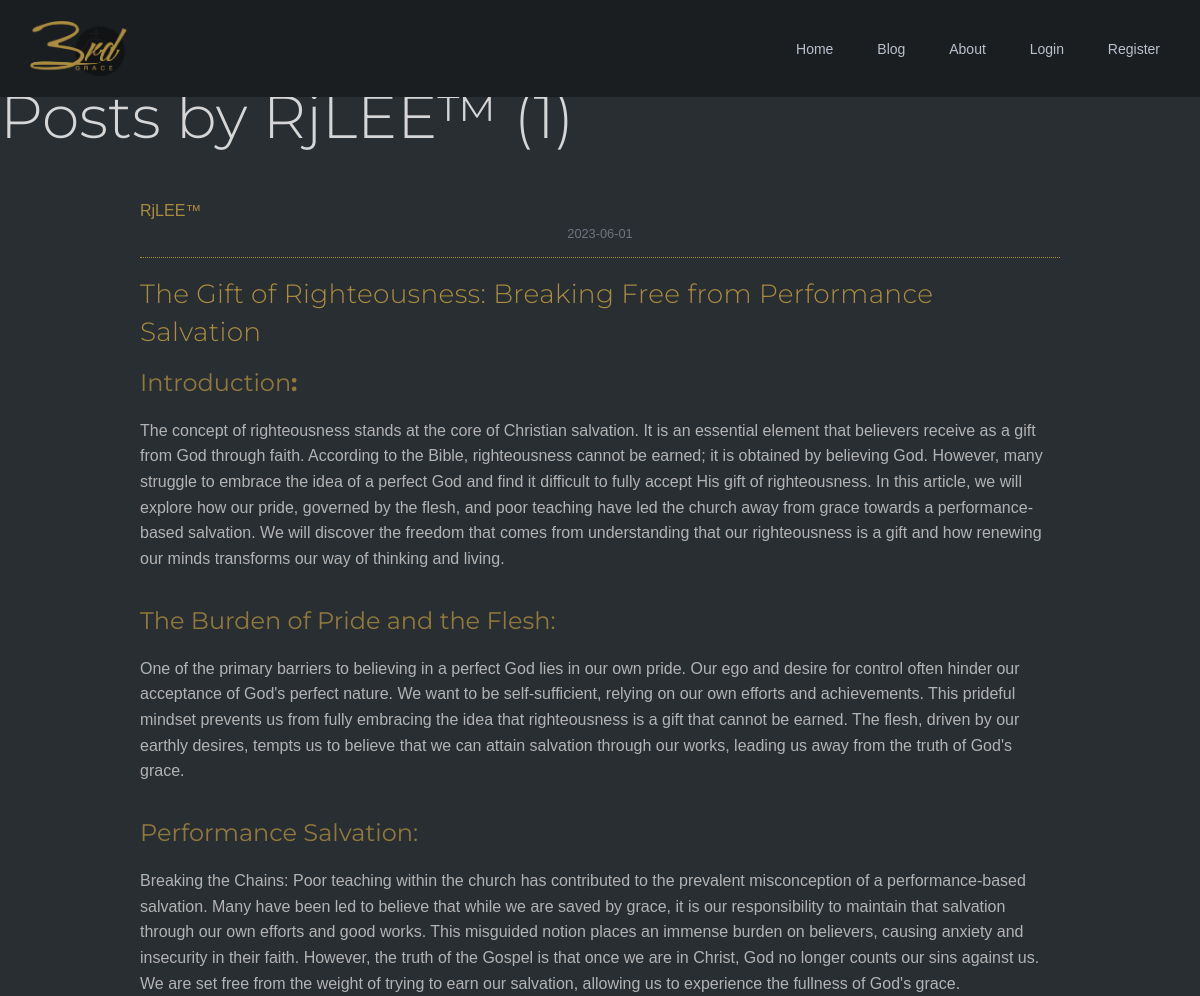
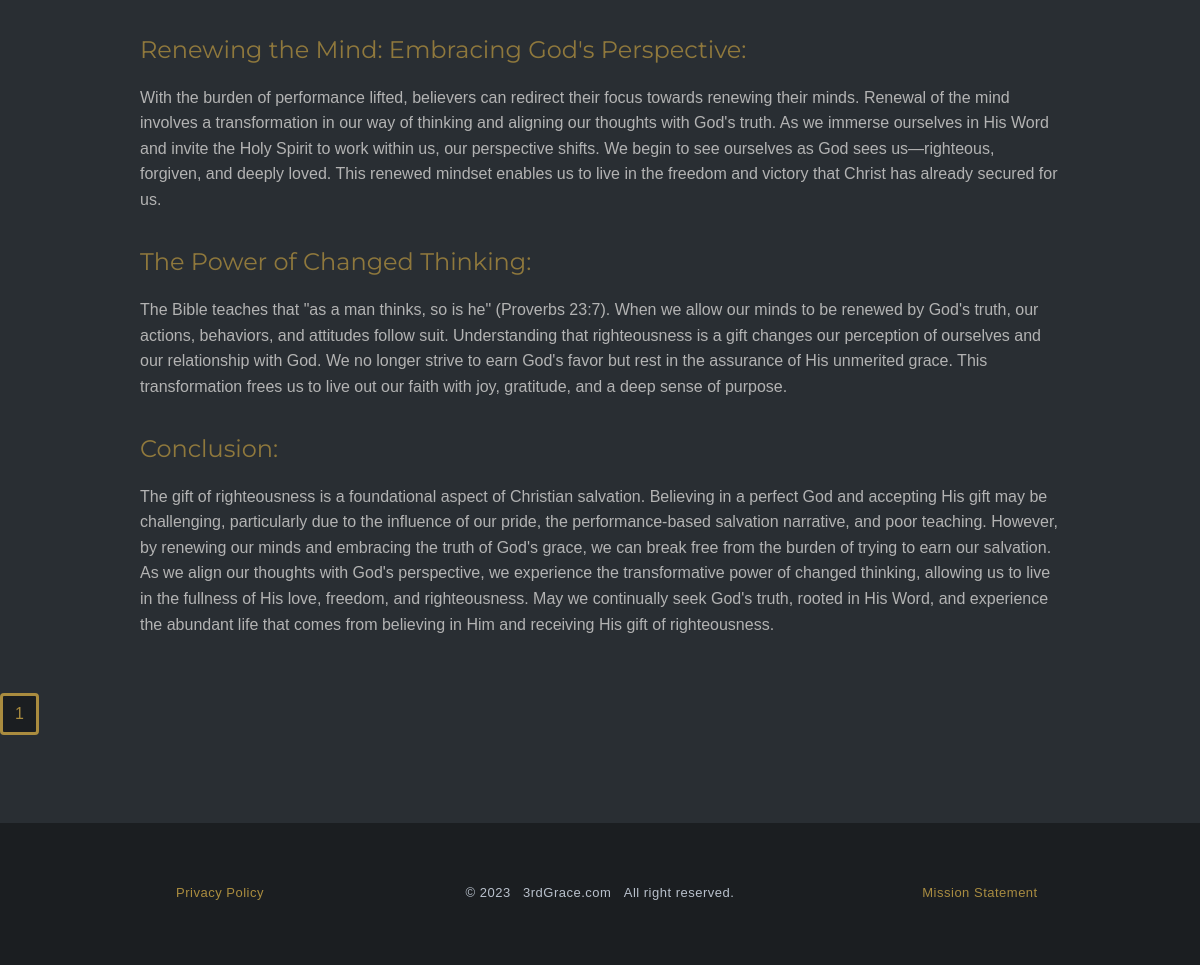
The page /user/RjLEE™ on the database its author committed (2 pictures, top to bottom).
### flaskblog/models.py (models this page shows, shortened)
class User(db.Model, UserMixin):
    id = db.Column(db.Integer, primary_key=True)
    username = db.Column(db.String(20), unique=True, nullable=False)
    email = db.Column(db.String(120), unique=True, nullable=False)
    image_file = db.Column(db.String(20), nullable=False, default="default.jpg")
    password = db.Column(db.String(60), nullable=False)
    posts = db.relationship("Post", backref="author", lazy=True)

class Post(db.Model):
    id = db.Column(db.Integer, primary_key=True)
    title = db.Column(db.String(100), nullable=False)
    date_posted = db.Column(db.DateTime, nullable=False, default=datetime.utcnow)
    content = db.Column(db.Text, nullable=False)
    user_id = db.Column(db.Integer, db.ForeignKey("user.id"), nullable=False)

### flaskblog/users/routes.py (the view)
@users.route("/user/<string:username>")
def user_posts(username):
    page = request.args.get("page", 1, type=int)
    user = User.query.filter_by(username=username).first_or_404()
    posts = (
        Post.query.filter_by(author=user)
        .order_by(Post.date_posted.desc())
        .paginate(page=page, per_page=5)
    )
    return render_template("user_posts.html", posts=posts, user=user)

### flaskblog/templates/user_posts.html (shortened to what this page needs)
{% extends "layout.html" %} {% block content %}
<h1 class="mb-3">Posts by {{ user.username }} ({{ posts.total }})</h1>
{% for post in posts.items %}
<article class="media content-section">
  <div class="media-body">
    <div class="article-metadata">
      <a
        class="mr-2"
        href="{{ url_for('users.user_posts', username=post.author.username) }}"
        >{{ post.author.username }}</a
      >
      <small class="text-muted"
        >{{ post.date_posted.strftime('%Y-%m-%d') }}</small
      >
    </div>
    <h2>
      <a
        class="article-title"
        href="{{ url_for('posts.post', post_id=post.id) }}"
        >{{ post.title }}</a
      >
    </h2>
    <p class="article-content scrollable-container">{{ post.content | safe }}</p>
  </div>
</article>
{% endfor %} {% for page_num in posts.iter_pages(left_edge=1, right_edge=1,
left_current=1, right_current=2) %} {% if page_num %} {% if posts.page ==
page_num %}
<a
  class="btn btn-info mb-4"
  href="{{ url_for('users.user_posts', username=user.username, page=page_num) }}"
  >{{ page_num }}</a
>
{% else %}
<a
  class="btn btn-outline-info mb-4"
  href="{{ url_for('users.user_posts', username=user.username, page=page_num) }}"
  >{{ page_num }}</a
>
{% endif %} {% else %} ... {% endif %} {% endfor %} {% endblock content %}

### flaskblog/static/css/main.css (style rules this page uses)
h1, h2, h3, h4, h5, h6 { font-family: Montserrat, sans-serif !important; color: #ab8d3fc9; }
.content-section { background: transparent; border: none; border-radius: 3px; width: 80%; padding: 0px 20px; margin: 3rem auto; }
h2>a, .article-title, h2>.article-title { font-family: Montserrat, sans-serif !important; font-width: 200; color: #AB8D3F; font-size: .75em; letter-spacing: 0.3px; }
.article-content { white-space: pre-line; }
.article-metadata { padding-bottom: 0px; margin-bottom: 0px; border-bottom: 1px dotted #ab8d3f; }
.btn-info { color: #fff; background-color: #1B1E21; border-color: #AA8C3F; margin-right: 5px; border-width: 3px; }
.scrollable-container { overflow: auto; scrollbar-width: thin; scrollbar-color: transparent transparent; }
.scrollable-container { scrollbar-width: thin; scrollbar-color: transparent transparent; }

### flaskblog/static/css/about.css (style rules this page uses)
.text-muted { color: #6c757d !important; text-align: center; display: flex; justify-content: center; margin-bottom: 1 e; margin-bottom: 1em }

### rows shown on the page
User: username "RjLEE™"
Post: author.username "RjLEE™", date_posted "2023-06-01", title "The Gift of Righteousness: Breaking Free from Performance Salvation", content "Introduction : The concept of righteousness stands at the core of Christian salvation. It is an essential element that believers receive as a gift from God through faith. According to the Bible, righteousness cannot be earned; it is obtained by believing God. However, many struggle to embrace the idea of a perfect God and find it difficult to fully accept His gift of righteousness. In this article, we will explore how our pride, governed by the flesh, and poor teaching have led the church away from grace towards a performance-based salvation. We will discover the freedom that comes from understanding that our righteousness is a gift and how renewing our minds transforms our way of thinking…"

### other values the page prints
{{ posts.total }} "1"
{{ page_num }} "1"
